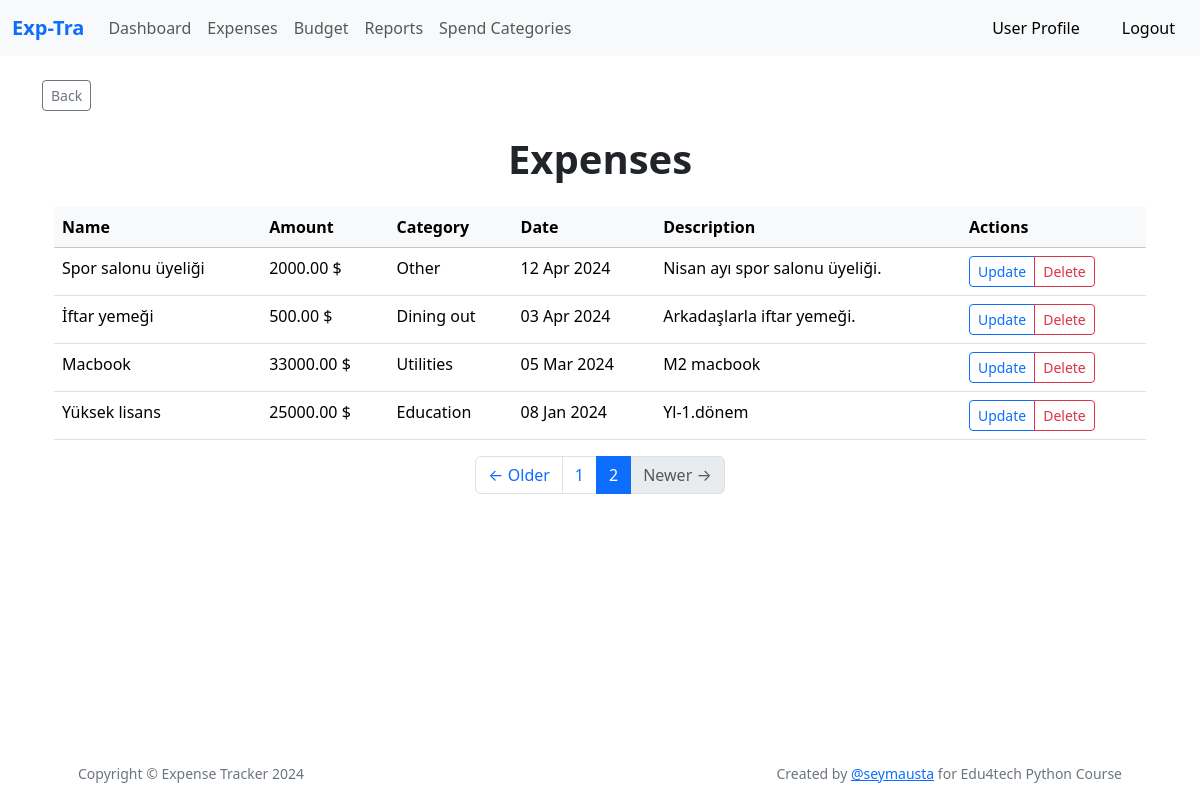
The page /expense_history?page=2 (signed in) on the database its author committed.
### app/models.py (models this page shows, shortened)
class Expense(db.Model):
    __tablename__ = 'expenses'
    id: so.Mapped[int] = so.mapped_column(primary_key=True)
    name: so.Mapped[str] = so.mapped_column(sa.String(140))
    amount : so.Mapped[float] = so.mapped_column(sa.Numeric(10, 2), nullable=False)
    category_id : so.Mapped[int] = so.mapped_column(sa.ForeignKey(Category.id),index=True)
    date : so.Mapped[datetime] = so.mapped_column(sa.Date, nullable=False)
    description: so.Mapped[str] = so.mapped_column(sa.Text)
    timestamp: so.Mapped[datetime] = so.mapped_column(
        index=True, default=lambda: datetime.now(timezone.utc))
    user_id: so.Mapped[int] = so.mapped_column(sa.ForeignKey(User.id),
                                               index=True)
    user: so.Mapped[User] = so.relationship(back_populates='expenses')

class Category(db.Model):
    id: so.Mapped[int] = so.mapped_column(primary_key=True)
    name: so.Mapped[str] = so.mapped_column(sa.String(140))
    expenses = db.relationship('Expense', backref='category', lazy=True)

### app/main/routes.py (the view)
@bp.route('/expense_history', methods=['GET'])
@login_required
def expense_history():
    form = ExpenseForm()
    expenses = Expense.query.filter_by(user_id=current_user.id).all()
    categories = Category.query.all()
    category_dict = {category.id: category.name for category in categories}
    page = request.args.get('page', 1, type=int)
    per_page = current_app.config['EXPENSES_PER_PAGE']
    pagination = Expense.query.filter_by(user_id=current_user.id).order_by(Expense.date.desc()).paginate(page=page, per_page=per_page,error_out=False)
    expenses = pagination.items
    total_pages = pagination.pages
    current_page = pagination.page
    page_nums = list(range(1, total_pages + 1))
    prev_url = url_for('main.expense_history', page=current_page - 1) if pagination.has_prev else None
    next_url = url_for('main.expense_history', page=current_page + 1) if pagination.has_next else None
    return render_template('expense_history.html', title='Expenses', expenses=expenses,
                           category_dict=category_dict, form=form,
                           prev_url=prev_url, next_url=next_url, page_nums=page_nums, current_page=current_page)

### app/models.py (called while the page is built)
@login.user_loader
def load_user(id):
    return db.session.get(User, int(id))

### app/templates/expense_history.html (shortened to what this page needs)
{% extends "base.html" %}
{% block content %}
<br>
<a href="{{ url_for('main.expenses')}}" class="btn btn-outline-secondary btn-sm">Back</a>
<h1 class="fw-bolder text-center my-4">Expenses</h1>
<div class="container">
    {% if expenses %}
    <div class="table-responsive">
        <table class="table table-hover">
            <thead class="table-light">
            <tr>
                <th>Name</th>
                <th>Amount</th>
                <th>Category</th>
                <th>Date</th>
                <th>Description</th>
                <th>Actions</th>
            </tr>
            </thead>
            <tbody>
            {% for expense in expenses %}
            <tr>
                <td>{{ expense.name|capitalize }}</td>
                <td>{{ expense.amount  }}{{ ' $' }}</td>
                <td>{{ category_dict[expense.category_id]|capitalize }}</td>
                <td>{{ expense.date.strftime('%d %b %Y') }}</td>
                <td>{{ expense.description|capitalize }}</td>
                <td>
                    <div class="btn-group" role="group">
                        <button type="button" class="btn btn-outline-primary btn-sm" data-bs-toggle="modal"
                                data-bs-target="#updateModal{{ expense.id }}">Update
                        </button>
                        <button type="button" class="btn btn-outline-danger btn-sm" data-bs-toggle="modal"
                                data-bs-target="#deleteModal{{ expense.id }}">Delete
                        </button>
                    </div>
                </td>
            </tr>
            {% endfor %}
            </tbody>
        </table>
    </div>
</div>
    {% else %}
    <p class="fw-bold text-center">You don't have any expenses yet 😥</p>
    {% endif %}
<nav aria-label="Page navigation example">
  <ul class="pagination justify-content-center">
    {% if prev_url %}
      <li class="page-item">
        <a class="page-link" href="{{ prev_url }}">&larr; Older</a>
      </li>
    {% else %}
      <li class="page-item disabled">
        <span class="page-link">&larr; Older</span>
      </li>
    {% endif %}
    {% for page_num in page_nums %}
      <li class="page-item{% if page_num == current_page %} active{% endif %}">
        <a class="page-link" href="{{ url_for('main.expense_history', page=page_num) }}">{{ page_num }}</a>
      </li>
    {% endfor %}
    {% if next_url %}
      <li class="page-item">
        <a class="page-link" href="{{ next_url }}">Newer &rarr;</a>
      </li>
    {% else %}
      <li class="page-item disabled">
        <span class="page-link">Newer &rarr;</span>
      </li>
    {% endif %}
  </ul>
</nav>
{% endblock %}

### rows shown on the page
Expense: name "Spor salonu üyeliği", amount "2000.00", value "$", date "12 Apr 2024", description "Nisan ayı spor salonu üyeliği."
Category: name "Other"
Expense: name "İftar yemeği", amount "500.00", value "$", date "03 Apr 2024", description "Arkadaşlarla iftar yemeği."
Category: name "Dining out"
Expense: name "Macbook", amount "33000.00", value "$", date "05 Mar 2024", description "M2 macbook"
Category: name "Utilities"
Expense: name "Yüksek lisans", amount "25000.00", value "$", date "08 Jan 2024", description "Yl-1.dönem"
Category: name "Education"

### other values the page prints
{{ page_num }} "1" "2"
